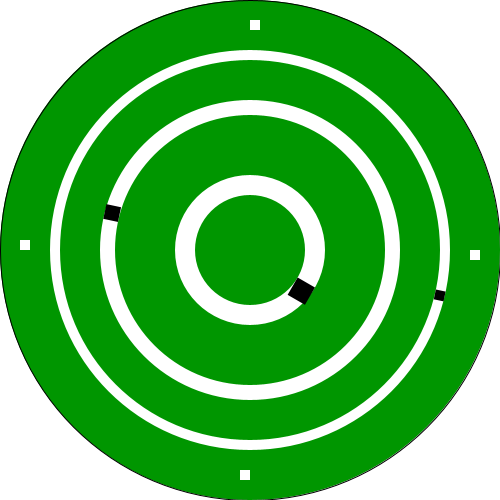
Frame 1 (no input)
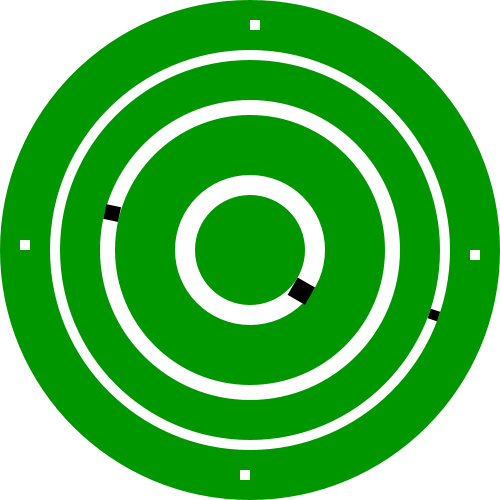
Frame 60 (the mouse pressed at the canvas centre just before this capture)
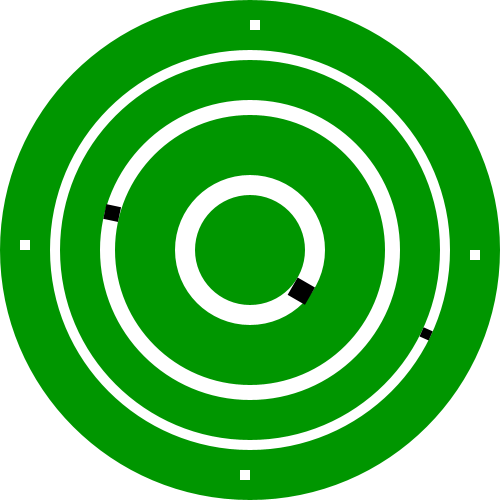
Frame 120 (the mouse held since frame 60 and released just before this capture)

The Processing sketch that drew these frames (run headless with seeded random() and noise(); from frame 60 on, the mouse is pressed at the canvas centre):

// Processing sketch: processing_120896
// ── processing_120896.pde

void setup()
{
  size(500,500);
}
 
void draw()
{
  background(255);
  
  pushMatrix();
  fill(0,150,0);
  ellipse(250, 250, 500, 500);
  popMatrix();
   
  translate(width/2,height/2);
  float sekunden = map (second (),0,60,0,360);
  float minuten = map (minute(),0,60,0,360);
  float stunden = map(hour(),0,12,0,360);
   
  pushMatrix();
  fill(255);
  noStroke();
  ellipse(0,0,400,400);
  popMatrix();
  pushMatrix();
  fill(0,150,0);
  noStroke();
  ellipse(0,0,380,380);
  popMatrix();
  pushMatrix();
  fill(255);
  noStroke();
  ellipse(0,0,300,300);
  popMatrix();
  pushMatrix();
  fill(0, 150,0);
  noStroke();
  ellipse(0,0,270,270);
  popMatrix();
  pushMatrix();
  fill(255);
  noStroke();
  ellipse(0,0,150,150);
  popMatrix();
  pushMatrix();
  fill(0, 150, 0);
  noStroke();
  ellipse(0,0,110,110);
  popMatrix();
  pushMatrix();
  noStroke();
  fill(0);
  rotate(radians(sekunden));
  rect(0,-200,10,10);
  popMatrix();
  pushMatrix();
  noStroke();
  fill(0,0,0);
  rotate(radians(minuten));
  rect(0,-150,15,15);
  popMatrix();
  pushMatrix();
  noStroke();
  fill(0,0,0);
  rotate(radians(stunden));
  rect(0,-75,20,20);
  popMatrix();
  pushMatrix();
  fill(0,150,0);
  ellipse(0,0,30,30);
  popMatrix();
  pushMatrix();
  fill(0,150,0);
  noStroke();
  ellipse(0,0,15,15);
  popMatrix();
   for (int i=0; i<360; i+=90)
{
    pushMatrix();
    rotate(radians(i));
    translate(0,-230);
    fill(255);
    noStroke();
    rect(0, 0,10,10);
    popMatrix();
} 
}
